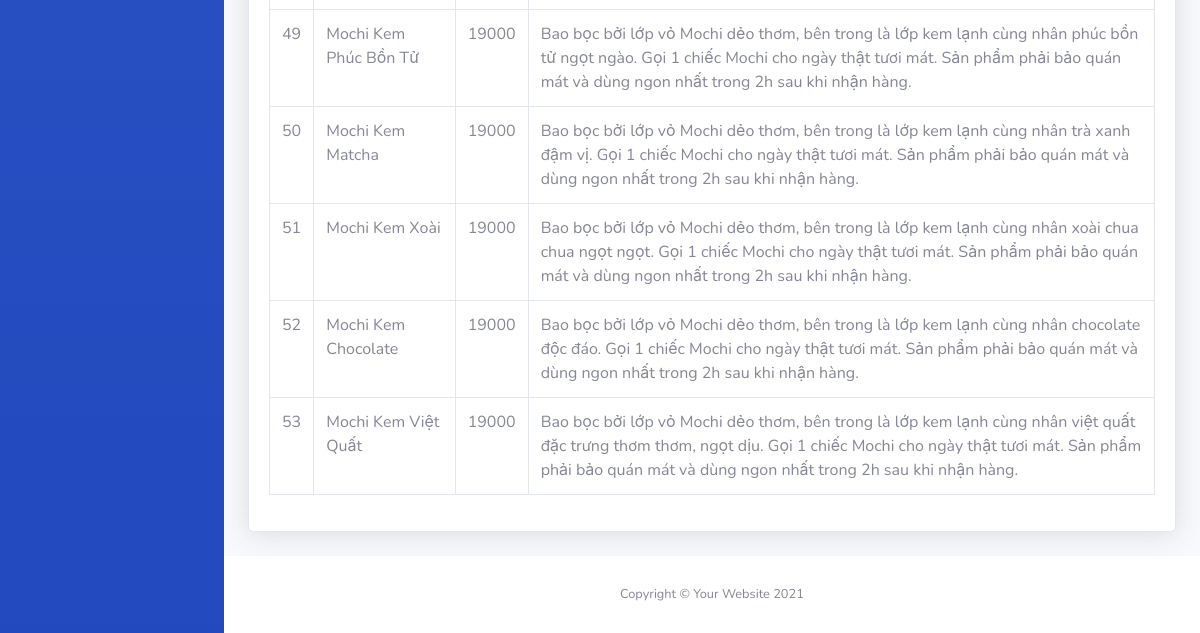
Before: /admin_page/lietkesanpham.php (lower part) with the older database file.
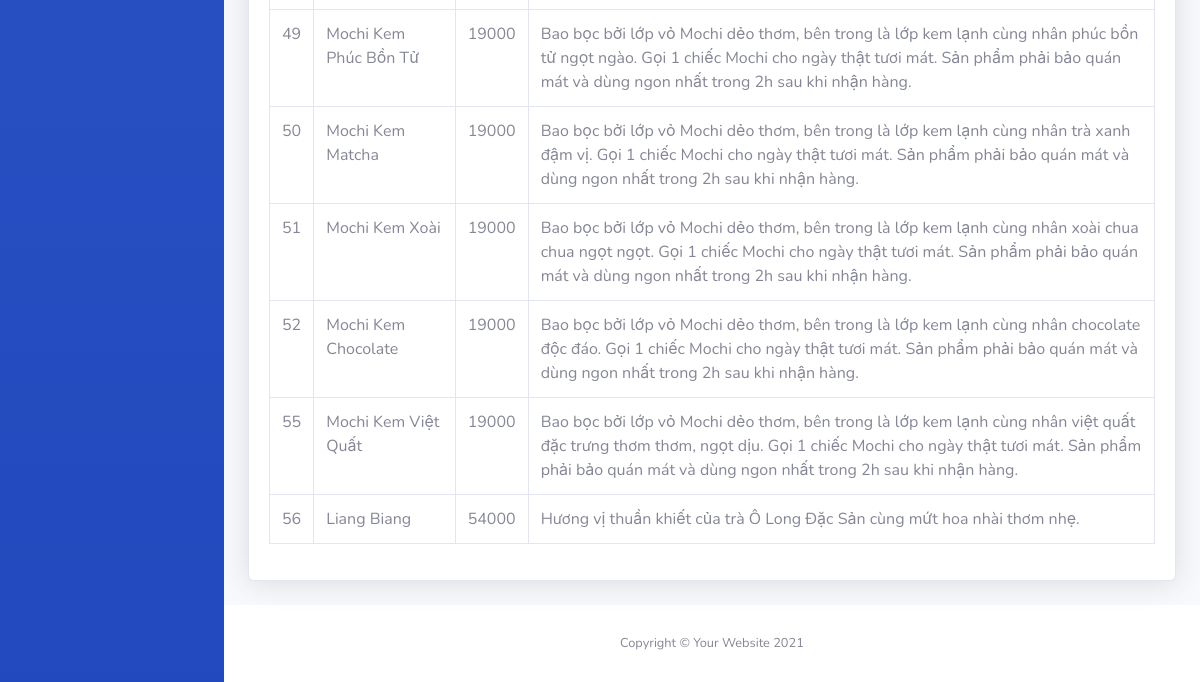
After: the same page with the newer database file.
### tables this page shows
CREATE TABLE `products` (
  `id` int(11) NOT NULL,
  `name` varchar(255) DEFAULT NULL,
  `description` text DEFAULT NULL,
  `price` float DEFAULT NULL,
  `image` varchar(2048) DEFAULT NULL
);

### admin_page/lietkesanpham.php (the view, shortened to what this page needs)
<?php include("includes/header.php"); ?>
<div>
    <div class="card shadow mb-4">
                        <div class="card-body">
                            <div class="table-responsive">
                                <table class="table table-bordered" id="dataTable" width="100%" cellspacing="0">
                                    <tbody>
                                    <?php
                                        require("db/conn.php");
                                        $sql_str = "select * from products order by id ";
                                        $result = mysqli_query($conn, $sql_str);
                                        while($row = mysqli_fetch_assoc($result)){
                                    ?>
                                        <tr>
                                            <td><?=$row['id']?></td>
                                            <td><?=$row['name']?></td>
                                            <td><?=$row['price']?></td>
                                            <td><?=$row['description']?></td>
                                        </tr>
                                    <?php
                                        }
                                    ?>
                                    </tbody>
                                </table>
                            </div>
                        </div>
                    </div>
</div>
<?php include("includes/footer.php"); ?>

Changed rows visible on the page:
removed products: id "53", name "Mochi Kem Việt Quất", price "19000", description "Bao bọc bởi lớp vỏ Mochi dẻo thơm, bên trong là lớp kem lạnh cùng nhân việt quất đặc trưng thơm thơm, ngọt dịu. Gọi 1 chiếc Mochi cho ngày thật tươi mát. Sản phẩm phải bảo quán mát và dùng ngon nhất trong 2h sau khi nhận hàng."
added products: id "55", name "Mochi Kem Việt Quất", price "19000", description "Bao bọc bởi lớp vỏ Mochi dẻo thơm, bên trong là lớp kem lạnh cùng nhân việt quất đặc trưng thơm thơm, ngọt dịu. Gọi 1 chiếc Mochi cho ngày thật tươi mát. Sản phẩm phải bảo quán mát và dùng ngon nhất trong 2h sau khi nhận hàng."
added products: id "56", name "Liang Biang", price "54000", description "Hương vị thuần khiết của trà Ô Long Đặc Sản cùng mứt hoa nhài thơm nhẹ."
